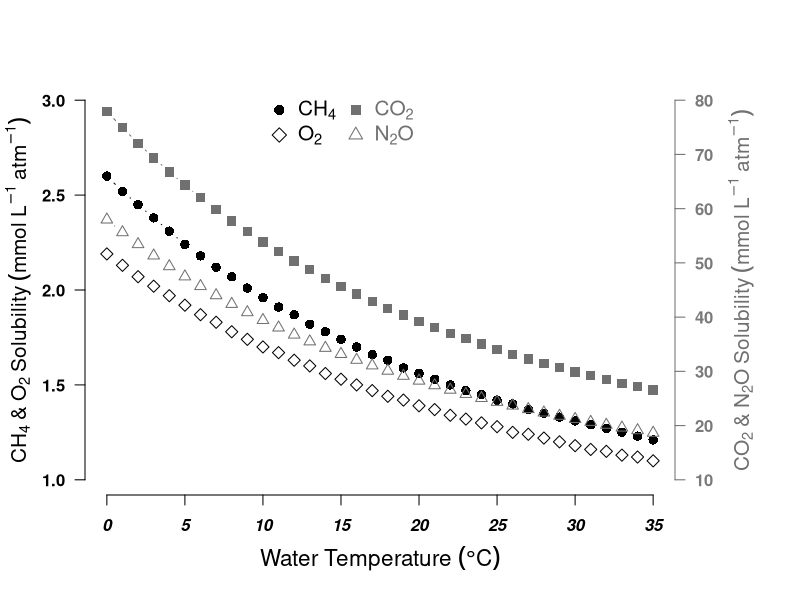

Write the R code that produced this figure.
#####################################
## Temperature v. Henry's Constant ##
#####################################

rm(list = ls()) # Clear your workspace

TvKH <- read.csv("TvKH.csv", stringsAsFactors = F) # Load your data
TvKH

# Set your standard margins, leaving room for second axis
par(mar=c(5, 4, 4, 6) + 0.25)

# Plot CH4 data 
min(na.omit(TvKH$CH4)) # 1.21 mmol/L/atm
max(na.omit(TvKH$CH4)) # 2.6 mmol/L/atm

plot(TvKH$degC, TvKH$CH4, pch=16, axes=FALSE, ylim=c(1, 3), xlab=expression("Water Temperature" ~ (degree*C)), ylab="", 
     cex.lab=1.35, type="b", font=2, las=1, cex=1.25, col="black")

# Draw first y axis
mtext(CH[4] ~ "&" ~ O[2] ~ "Solubility" ~ (mmol ~ L^-1 ~ atm^-1), side=2, line=2.5, cex=1.25)
axis(2, ylim=c(1, 3), col="black", las=1, cex=1.25, cex.lab=1.35, font=2)  #las=1 makes horizontal labels

# Plot CO2 data on the same chart
par(new=TRUE)

min(na.omit(TvKH$CO2)) # 26.53 mmol/L/atm
max(na.omit(TvKH$CO2)) # 77.94 mmol/L/atm
min(na.omit(TvKH$N2O)) # 18.65 mmol/L/atm
max(na.omit(TvKH$N2O)) # 57.97 mmol/L/atm

plot(TvKH$degC, TvKH$CO2, pch=15,  xlab="", ylab="", ylim=c(10, 80), 
     axes=FALSE, type="b", cex=1.25, cex.lab=1.35, font=2, col="gray44")

# Draw second y axis
mtext(expression(CO[2] ~ "&" ~ "N"[2]*"O" ~ "Solubility" ~ (mmol ~ L^-1 ~ atm^-1)), side=4, col="gray44", line=3.15, cex=1.25, cex.lab=1.35, font=2)
axis(4, ylim=c(10, 80), col="gray44", col.axis="gray48", cex=1.25, cex.lab=1.35, font=2, las=1)

# Plot N2O data on the same chart
par(new=TRUE)

plot(TvKH$degC, TvKH$N2O, pch=2,  xlab="", ylab="", ylim=c(10, 80), 
     axes=FALSE, type="b", cex=1.15, col="gray44")

# Plot O2 data on the same chart
par(new=TRUE)

plot(TvKH$degC, TvKH$O2, pch=5,  xlab="", ylab="", ylim=c(1, 3), 
     axes=FALSE, type="b", cex=1.15, col="black")

# Draw x axis
axis(1, xlim=c(0, 35), col="black", col.axis="black", las=1, cex=1.25, cex.lab=1.35, font=4)

# Add Legend
legend("top", ncol=3, legend=c(expression(CH[4]), expression(O[2]), expression(CO[2]), expression("N"[2]*"O")),
       text.col=c("black", "black", "gray44", "gray44"), bty="n", pch=c(16, 5, 15, 2), cex=c(1.25,1.25,1.25,1.25), pt.cex=c(1.35,1.35,1.35,1.35), col=c("black", "black", "gray44", "gray44"))

